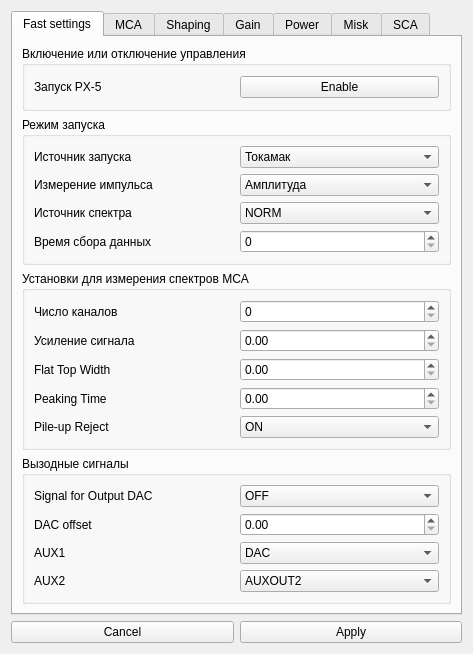
<?xml version="1.0" encoding="UTF-8"?>
<ui version="4.0">
 <class>Form</class>
 <widget class="QWidget" name="Form">
  <property name="geometry">
   <rect>
    <x>0</x>
    <y>0</y>
    <width>454</width>
    <height>590</height>
   </rect>
  </property>
  <property name="windowTitle">
   <string>Form</string>
  </property>
  <layout class="QVBoxLayout" name="verticalLayout_8">
   <item>
    <widget class="QTabWidget" name="tabWidget">
     <property name="currentIndex">
      <number>0</number>
     </property>
     <widget class="QWidget" name="tab_1">
      <attribute name="title">
       <string>Fast settings</string>
      </attribute>
      <layout class="QVBoxLayout" name="verticalLayout_6">
       <item>
        <widget class="QGroupBox" name="groupBox">
         <property name="title">
          <string>Включение или отключение управления</string>
         </property>
         <layout class="QGridLayout" name="gridLayout">
          <item row="0" column="0">
           <widget class="QLabel" name="enable_label">
            <property name="text">
             <string>Запуск PX-5</string>
            </property>
           </widget>
          </item>
          <item row="0" column="1">
           <widget class="QPushButton" name="enable_pushButton">
            <property name="text">
             <string>Enable</string>
            </property>
           </widget>
          </item>
         </layout>
        </widget>
       </item>
       <item>
        <widget class="QGroupBox" name="groupBox_12">
         <property name="title">
          <string>Режим запуска</string>
         </property>
         <layout class="QGridLayout" name="gridLayout_2">
          <item row="0" column="0">
           <widget class="QLabel" name="startsouece_label">
            <property name="text">
             <string>Источник запуска</string>
            </property>
           </widget>
          </item>
          <item row="0" column="1">
           <widget class="QComboBox" name="startsource_comboBox">
            <item>
             <property name="text">
              <string>Токамак</string>
             </property>
            </item>
            <item>
             <property name="text">
              <string>АЦП</string>
             </property>
            </item>
           </widget>
          </item>
          <item row="1" column="0">
           <widget class="QLabel" name="tomeasure_label">
            <property name="text">
             <string>Измерение импульса</string>
            </property>
           </widget>
          </item>
          <item row="1" column="1">
           <widget class="QComboBox" name="tomeasure_comboBox">
            <item>
             <property name="text">
              <string>Амплитуда</string>
             </property>
            </item>
            <item>
             <property name="text">
              <string>Интервал</string>
             </property>
            </item>
           </widget>
          </item>
          <item row="2" column="0">
           <widget class="QLabel" name="spectrsource_label">
            <property name="text">
             <string>Источник спектра</string>
            </property>
           </widget>
          </item>
          <item row="2" column="1">
           <widget class="QComboBox" name="spectrsource_comboBox">
            <item>
             <property name="text">
              <string comment="AAAAAAA" extracomment="BBBBBBBB">NORM</string>
             </property>
            </item>
            <item>
             <property name="text">
              <string>FAST</string>
             </property>
            </item>
            <item>
             <property name="text">
              <string>PUR</string>
             </property>
            </item>
            <item>
             <property name="text">
              <string>RTD</string>
             </property>
            </item>
           </widget>
          </item>
          <item row="3" column="0">
           <widget class="QLabel" name="colltime_label">
            <property name="text">
             <string>Время сбора данных</string>
            </property>
           </widget>
          </item>
          <item row="3" column="1">
           <widget class="QSpinBox" name="colltime_spinBox"/>
          </item>
         </layout>
        </widget>
       </item>
       <item>
        <widget class="QGroupBox" name="groupBox_13">
         <property name="title">
          <string>Установки для измерения спектров MCA</string>
         </property>
         <layout class="QGridLayout" name="gridLayout_3">
          <item row="0" column="0">
           <widget class="QLabel" name="numberch_label">
            <property name="text">
             <string>Число каналов</string>
            </property>
           </widget>
          </item>
          <item row="0" column="1">
           <widget class="QSpinBox" name="numberch_spinBox"/>
          </item>
          <item row="1" column="0">
           <widget class="QLabel" name="label_6">
            <property name="text">
             <string>Усиление сигнала</string>
            </property>
           </widget>
          </item>
          <item row="1" column="1">
           <widget class="QDoubleSpinBox" name="doubleSpinBox"/>
          </item>
          <item row="2" column="0">
           <widget class="QLabel" name="flattop_label">
            <property name="text">
             <string>Flat Top Width</string>
            </property>
           </widget>
          </item>
          <item row="2" column="1">
           <widget class="QDoubleSpinBox" name="flattop_doubleSpinBox"/>
          </item>
          <item row="3" column="0">
           <widget class="QLabel" name="pktime_elabel">
            <property name="text">
             <string>Peaking Time</string>
            </property>
           </widget>
          </item>
          <item row="3" column="1">
           <widget class="QDoubleSpinBox" name="pktime_doubleSpinBox"/>
          </item>
          <item row="4" column="0">
           <widget class="QLabel" name="pileup_label">
            <property name="text">
             <string>Pile-up Reject </string>
            </property>
           </widget>
          </item>
          <item row="4" column="1">
           <widget class="QComboBox" name="comboBox_36">
            <item>
             <property name="text">
              <string>ON</string>
             </property>
            </item>
            <item>
             <property name="text">
              <string>OFF</string>
             </property>
            </item>
           </widget>
          </item>
         </layout>
        </widget>
       </item>
       <item>
        <widget class="QGroupBox" name="groupBox_14">
         <property name="title">
          <string>Вызодные сигналы</string>
         </property>
         <layout class="QGridLayout" name="gridLayout_4">
          <item row="0" column="0">
           <widget class="QLabel" name="outputdac_label">
            <property name="text">
             <string>Signal for Output DAC </string>
            </property>
           </widget>
          </item>
          <item row="0" column="1">
           <widget class="QComboBox" name="outputdac_comboBox">
            <item>
             <property name="text">
              <string>OFF</string>
             </property>
            </item>
            <item>
             <property name="text">
              <string>FAST</string>
             </property>
            </item>
            <item>
             <property name="text">
              <string>SHAPED</string>
             </property>
            </item>
            <item>
             <property name="text">
              <string>INPUT</string>
             </property>
            </item>
            <item>
             <property name="text">
              <string>PEAK</string>
             </property>
            </item>
           </widget>
          </item>
          <item row="1" column="0">
           <widget class="QLabel" name="dacoffdet_label">
            <property name="text">
             <string>DAC offset</string>
            </property>
           </widget>
          </item>
          <item row="1" column="1">
           <widget class="QDoubleSpinBox" name="dacoffset_doubleSpinBox"/>
          </item>
          <item row="2" column="0">
           <widget class="QLabel" name="aux1_label">
            <property name="text">
             <string>AUX1</string>
            </property>
           </widget>
          </item>
          <item row="2" column="1">
           <widget class="QComboBox" name="aux1_comboBox">
            <item>
             <property name="text">
              <string>DAC</string>
             </property>
            </item>
            <item>
             <property name="text">
              <string>AUXOUT1</string>
             </property>
            </item>
            <item>
             <property name="text">
              <string>AUXIN1</string>
             </property>
            </item>
           </widget>
          </item>
          <item row="3" column="0">
           <widget class="QLabel" name="aux2_label">
            <property name="text">
             <string>AUX2</string>
            </property>
           </widget>
          </item>
          <item row="3" column="1">
           <widget class="QComboBox" name="aux2_comboBox">
            <item>
             <property name="text">
              <string>AUXOUT2</string>
             </property>
            </item>
            <item>
             <property name="text">
              <string>AUXIN2</string>
             </property>
            </item>
            <item>
             <property name="text">
              <string>GATEH</string>
             </property>
            </item>
            <item>
             <property name="text">
              <string>GATEL</string>
             </property>
            </item>
           </widget>
          </item>
         </layout>
        </widget>
       </item>
      </layout>
     </widget>
     <widget class="QWidget" name="tab_2">
      <attribute name="title">
       <string>MCA</string>
      </attribute>
      <layout class="QVBoxLayout" name="verticalLayout_5">
       <item>
        <widget class="QGroupBox" name="groupBox_3">
         <property name="maximumSize">
          <size>
           <width>16777215</width>
           <height>130</height>
          </size>
         </property>
         <property name="title">
          <string>Standart</string>
         </property>
         <layout class="QGridLayout" name="gridLayout_6">
          <item row="0" column="0">
           <widget class="QLabel" name="label">
            <property name="text">
             <string>MCS/MCA channels</string>
            </property>
           </widget>
          </item>
          <item row="0" column="2">
           <widget class="QComboBox" name="comboBox">
            <item>
             <property name="text">
              <string>8192</string>
             </property>
            </item>
            <item>
             <property name="text">
              <string>4096</string>
             </property>
            </item>
            <item>
             <property name="text">
              <string>2048</string>
             </property>
            </item>
            <item>
             <property name="text">
              <string>1024</string>
             </property>
            </item>
            <item>
             <property name="text">
              <string>512</string>
             </property>
            </item>
            <item>
             <property name="text">
              <string>256</string>
             </property>
            </item>
           </widget>
          </item>
          <item row="1" column="0">
           <widget class="QLabel" name="label_2">
            <property name="text">
             <string>Slow threshold</string>
            </property>
           </widget>
          </item>
          <item row="1" column="1">
           <widget class="QLabel" name="label_4">
            <property name="text">
             <string>0 to 24.9%</string>
            </property>
           </widget>
          </item>
          <item row="1" column="2">
           <widget class="QDoubleSpinBox" name="doubleSpinBox_2">
            <property name="decimals">
             <number>3</number>
            </property>
            <property name="maximum">
             <double>24.899999999999999</double>
            </property>
            <property name="singleStep">
             <double>0.001000000000000</double>
            </property>
           </widget>
          </item>
          <item row="2" column="0">
           <widget class="QLabel" name="label_3">
            <property name="text">
             <string>Preset acquision time</string>
            </property>
           </widget>
          </item>
          <item row="2" column="1">
           <widget class="QLabel" name="label_5">
            <property name="text">
             <string>TextLabel</string>
            </property>
           </widget>
          </item>
          <item row="2" column="2">
           <layout class="QGridLayout" name="gridLayout_5">
            <item row="0" column="0">
             <widget class="QComboBox" name="comboBox_2"/>
            </item>
            <item row="0" column="1">
             <widget class="QDoubleSpinBox" name="doubleSpinBox_3">
              <property name="decimals">
               <number>1</number>
              </property>
             </widget>
            </item>
           </layout>
          </item>
         </layout>
        </widget>
       </item>
       <item>
        <widget class="QGroupBox" name="groupBox_2">
         <property name="title">
          <string>Advanced</string>
         </property>
         <layout class="QGridLayout" name="gridLayout_7">
          <item row="0" column="0">
           <widget class="QLabel" name="label_7">
            <property name="text">
             <string>Preset Count</string>
            </property>
           </widget>
          </item>
          <item row="0" column="1">
           <widget class="QComboBox" name="comboBox_3">
            <item>
             <property name="text">
              <string>ON</string>
             </property>
            </item>
            <item>
             <property name="text">
              <string>OFF</string>
             </property>
            </item>
           </widget>
          </item>
          <item row="0" column="2">
           <layout class="QHBoxLayout" name="horizontalLayout_2">
            <item>
             <widget class="QLabel" name="label_8">
              <property name="text">
               <string>Low CH</string>
              </property>
             </widget>
            </item>
            <item>
             <widget class="QSpinBox" name="spinBox"/>
            </item>
            <item>
             <widget class="QLabel" name="label_9">
              <property name="text">
               <string>High CH</string>
              </property>
             </widget>
            </item>
            <item>
             <widget class="QSpinBox" name="spinBox_2"/>
            </item>
           </layout>
          </item>
          <item row="1" column="0">
           <widget class="QLabel" name="label_10">
            <property name="text">
             <string>Preset Real Time</string>
            </property>
           </widget>
          </item>
          <item row="1" column="1">
           <widget class="QComboBox" name="comboBox_4">
            <item>
             <property name="text">
              <string>ON</string>
             </property>
            </item>
            <item>
             <property name="text">
              <string>OFF</string>
             </property>
            </item>
           </widget>
          </item>
          <item row="1" column="2">
           <widget class="QSpinBox" name="spinBox_3"/>
          </item>
          <item row="2" column="0">
           <widget class="QLabel" name="label_11">
            <property name="text">
             <string>Gate Control</string>
            </property>
           </widget>
          </item>
          <item row="2" column="1">
           <widget class="QComboBox" name="comboBox_5"/>
          </item>
          <item row="3" column="0">
           <widget class="QLabel" name="label_12">
            <property name="text">
             <string>Peak Detect Mode</string>
            </property>
           </widget>
          </item>
          <item row="3" column="1">
           <widget class="QComboBox" name="comboBox_6"/>
          </item>
          <item row="4" column="0">
           <widget class="QLabel" name="label_13">
            <property name="text">
             <string>Spectrum Offset</string>
            </property>
           </widget>
          </item>
          <item row="4" column="1">
           <widget class="QComboBox" name="comboBox_7">
            <item>
             <property name="text">
              <string>ON</string>
             </property>
            </item>
            <item>
             <property name="text">
              <string>OFF</string>
             </property>
            </item>
           </widget>
          </item>
          <item row="4" column="2">
           <widget class="QSpinBox" name="spinBox_4"/>
          </item>
          <item row="5" column="0">
           <widget class="QLabel" name="label_14">
            <property name="text">
             <string>Low Level Descriminator</string>
            </property>
           </widget>
          </item>
          <item row="5" column="1">
           <widget class="QComboBox" name="comboBox_8"/>
          </item>
          <item row="6" column="0">
           <widget class="QLabel" name="label_15">
            <property name="text">
             <string>MCA Source</string>
            </property>
           </widget>
          </item>
          <item row="6" column="1">
           <widget class="QComboBox" name="comboBox_9"/>
          </item>
          <item row="7" column="0">
           <widget class="QLabel" name="label_16">
            <property name="text">
             <string>MCA timebase</string>
            </property>
           </widget>
          </item>
          <item row="7" column="1">
           <widget class="QDoubleSpinBox" name="doubleSpinBox_4"/>
          </item>
          <item row="7" column="2">
           <layout class="QHBoxLayout" name="horizontalLayout_3">
            <item>
             <widget class="QLabel" name="label_17">
              <property name="text">
               <string>Low CH</string>
              </property>
             </widget>
            </item>
            <item>
             <widget class="QSpinBox" name="spinBox_5"/>
            </item>
            <item>
             <widget class="QLabel" name="label_18">
              <property name="text">
               <string>High CH</string>
              </property>
             </widget>
            </item>
            <item>
             <widget class="QSpinBox" name="spinBox_6"/>
            </item>
           </layout>
          </item>
         </layout>
        </widget>
       </item>
      </layout>
     </widget>
     <widget class="QWidget" name="tab_3">
      <attribute name="title">
       <string>Shaping</string>
      </attribute>
      <layout class="QVBoxLayout" name="verticalLayout">
       <item>
        <widget class="QGroupBox" name="groupBox_5">
         <property name="title">
          <string>Standart</string>
         </property>
         <layout class="QGridLayout" name="gridLayout_8">
          <item row="2" column="1">
           <widget class="QDoubleSpinBox" name="doubleSpinBox_6"/>
          </item>
          <item row="0" column="1">
           <widget class="QComboBox" name="comboBox_10">
            <item>
             <property name="text">
              <string>ON</string>
             </property>
            </item>
            <item>
             <property name="text">
              <string>OFF</string>
             </property>
            </item>
           </widget>
          </item>
          <item row="1" column="1">
           <widget class="QDoubleSpinBox" name="doubleSpinBox_5"/>
          </item>
          <item row="1" column="0">
           <widget class="QLabel" name="label_20">
            <property name="text">
             <string>Peaking Time</string>
            </property>
           </widget>
          </item>
          <item row="2" column="0">
           <widget class="QLabel" name="label_21">
            <property name="text">
             <string>FlatTop Width</string>
            </property>
           </widget>
          </item>
          <item row="0" column="0">
           <widget class="QLabel" name="label_19">
            <property name="text">
             <string>Pile-Up Rejection</string>
            </property>
           </widget>
          </item>
         </layout>
        </widget>
       </item>
       <item>
        <widget class="QGroupBox" name="groupBox_4">
         <property name="title">
          <string>Advanced</string>
         </property>
         <layout class="QGridLayout" name="gridLayout_9">
          <item row="13" column="0">
           <widget class="QLabel" name="label_38">
            <property name="text">
             <string>Clock Speed</string>
            </property>
           </widget>
          </item>
          <item row="13" column="2">
           <widget class="QComboBox" name="comboBox_14">
            <item>
             <property name="text">
              <string>80</string>
             </property>
            </item>
            <item>
             <property name="text">
              <string>20</string>
             </property>
            </item>
           </widget>
          </item>
          <item row="13" column="1">
           <widget class="QLabel" name="label_39">
            <property name="text">
             <string>MHz</string>
            </property>
           </widget>
          </item>
          <item row="0" column="1">
           <widget class="QLabel" name="label_23">
            <property name="text">
             <string>0 to 511.93</string>
            </property>
           </widget>
          </item>
          <item row="7" column="0">
           <widget class="QLabel" name="label_31">
            <property name="text">
             <string>Rise Time Discrimination (RTD)</string>
            </property>
           </widget>
          </item>
          <item row="8" column="0">
           <widget class="QLabel" name="label_32">
            <property name="text">
             <string>RTD Threshold</string>
            </property>
           </widget>
          </item>
          <item row="3" column="0">
           <widget class="QLabel" name="label_25">
            <property name="text">
             <string>Baseline REstoration (BLR) Mode</string>
            </property>
           </widget>
          </item>
          <item row="9" column="0">
           <widget class="QLabel" name="label_34">
            <property name="text">
             <string>RTD Sensivity</string>
            </property>
           </widget>
          </item>
          <item row="7" column="1">
           <widget class="QComboBox" name="comboBox_13">
            <item>
             <property name="text">
              <string>ON</string>
             </property>
            </item>
            <item>
             <property name="text">
              <string>OFF</string>
             </property>
            </item>
           </widget>
          </item>
          <item row="11" column="1">
           <widget class="QLabel" name="label_37">
            <property name="text">
             <string>-99 to 99%</string>
            </property>
           </widget>
          </item>
          <item row="3" column="1">
           <widget class="QComboBox" name="comboBox_12">
            <item>
             <property name="text">
              <string>ON</string>
             </property>
            </item>
            <item>
             <property name="text">
              <string>OFF</string>
             </property>
            </item>
           </widget>
          </item>
          <item row="1" column="0">
           <widget class="QLabel" name="label_24">
            <property name="text">
             <string>Fast Peaking Time</string>
            </property>
           </widget>
          </item>
          <item row="9" column="1">
           <widget class="QLabel" name="label_35">
            <property name="text">
             <string>0 to 398%</string>
            </property>
           </widget>
          </item>
          <item row="9" column="2">
           <widget class="QDoubleSpinBox" name="doubleSpinBox_9"/>
          </item>
          <item row="0" column="2">
           <widget class="QDoubleSpinBox" name="doubleSpinBox_7"/>
          </item>
          <item row="11" column="0">
           <widget class="QLabel" name="label_36">
            <property name="text">
             <string>Non-Trapezoidal Shiping</string>
            </property>
           </widget>
          </item>
          <item row="4" column="0">
           <widget class="QLabel" name="label_27">
            <property name="text">
             <string>BLR Correction</string>
            </property>
           </widget>
          </item>
          <item row="4" column="1">
           <widget class="QLabel" name="label_28">
            <property name="text">
             <string>0 to 3</string>
            </property>
           </widget>
          </item>
          <item row="0" column="0">
           <widget class="QLabel" name="label_22">
            <property name="text">
             <string>Fast Threshold</string>
            </property>
           </widget>
          </item>
          <item row="1" column="2">
           <widget class="QComboBox" name="comboBox_11"/>
          </item>
          <item row="8" column="1">
           <widget class="QLabel" name="label_33">
            <property name="text">
             <string>0 to 49.9%</string>
            </property>
           </widget>
          </item>
          <item row="8" column="2">
           <widget class="QDoubleSpinBox" name="doubleSpinBox_8"/>
          </item>
          <item row="11" column="2">
           <widget class="QSpinBox" name="spinBox_9"/>
          </item>
          <item row="5" column="0" colspan="3">
           <widget class="Line" name="line_2">
            <property name="orientation">
             <enum>Qt::Horizontal</enum>
            </property>
           </widget>
          </item>
          <item row="2" column="0" colspan="3">
           <widget class="Line" name="line">
            <property name="orientation">
             <enum>Qt::Horizontal</enum>
            </property>
           </widget>
          </item>
          <item row="10" column="0" colspan="3">
           <widget class="Line" name="line_3">
            <property name="orientation">
             <enum>Qt::Horizontal</enum>
            </property>
           </widget>
          </item>
          <item row="4" column="2">
           <layout class="QHBoxLayout" name="horizontalLayout_4">
            <item>
             <widget class="QLabel" name="label_29">
              <property name="text">
               <string>Down</string>
              </property>
             </widget>
            </item>
            <item>
             <widget class="QSpinBox" name="spinBox_7"/>
            </item>
            <item>
             <widget class="QLabel" name="label_30">
              <property name="text">
               <string>Up</string>
              </property>
             </widget>
            </item>
            <item>
             <widget class="QSpinBox" name="spinBox_8"/>
            </item>
           </layout>
          </item>
          <item row="12" column="0" colspan="3">
           <widget class="Line" name="line_4">
            <property name="orientation">
             <enum>Qt::Horizontal</enum>
            </property>
           </widget>
          </item>
         </layout>
         <widget class="QLabel" name="label_26">
          <property name="geometry">
           <rect>
            <x>10</x>
            <y>110</y>
            <width>47</width>
            <height>13</height>
           </rect>
          </property>
          <property name="text">
           <string/>
          </property>
         </widget>
        </widget>
       </item>
      </layout>
     </widget>
     <widget class="QWidget" name="tab_6">
      <attribute name="title">
       <string>Gain</string>
      </attribute>
      <layout class="QVBoxLayout" name="verticalLayout_2">
       <item>
        <widget class="QGroupBox" name="groupBox_7">
         <property name="minimumSize">
          <size>
           <width>412</width>
           <height>189</height>
          </size>
         </property>
         <property name="title">
          <string>Standart</string>
         </property>
         <layout class="QGridLayout" name="gridLayout_10">
          <item row="0" column="0">
           <widget class="QLabel" name="label_40">
            <property name="text">
             <string>Total Gain</string>
            </property>
           </widget>
          </item>
          <item row="0" column="1">
           <widget class="QLabel" name="label_41">
            <property name="text">
             <string>0.75 to 500</string>
            </property>
           </widget>
          </item>
          <item row="0" column="2">
           <widget class="QDoubleSpinBox" name="doubleSpinBox_10"/>
          </item>
         </layout>
        </widget>
       </item>
       <item>
        <widget class="QGroupBox" name="groupBox_6">
         <property name="title">
          <string>Advanced</string>
         </property>
         <layout class="QGridLayout" name="gridLayout_11">
          <item row="0" column="0">
           <widget class="QLabel" name="label_42">
            <property name="text">
             <string>Pole-Zero</string>
            </property>
           </widget>
          </item>
          <item row="0" column="1">
           <widget class="QComboBox" name="comboBox_15"/>
          </item>
          <item row="1" column="0">
           <widget class="QLabel" name="label_43">
            <property name="text">
             <string>Input Offset</string>
            </property>
           </widget>
          </item>
          <item row="1" column="2">
           <widget class="QComboBox" name="comboBox_16"/>
          </item>
          <item row="2" column="0">
           <widget class="QLabel" name="label_44">
            <property name="text">
             <string>Analog Input</string>
            </property>
           </widget>
          </item>
          <item row="2" column="2">
           <widget class="QComboBox" name="comboBox_17"/>
          </item>
          <item row="3" column="0">
           <widget class="QLabel" name="label_45">
            <property name="text">
             <string>Reset Lockout</string>
            </property>
           </widget>
          </item>
          <item row="3" column="1">
           <widget class="QLabel" name="label_46">
            <property name="text">
             <string>1 to 3226 uS</string>
            </property>
           </widget>
          </item>
          <item row="3" column="2">
           <widget class="QDoubleSpinBox" name="doubleSpinBox_11"/>
          </item>
         </layout>
        </widget>
       </item>
      </layout>
     </widget>
     <widget class="QWidget" name="tab_5">
      <attribute name="title">
       <string>Power</string>
      </attribute>
      <layout class="QVBoxLayout" name="verticalLayout_3">
       <item>
        <widget class="QGroupBox" name="groupBox_9">
         <property name="title">
          <string>Standart</string>
         </property>
         <layout class="QGridLayout" name="gridLayout_12">
          <item row="0" column="0">
           <widget class="QLabel" name="label_47">
            <property name="text">
             <string>Cooler Temperature</string>
            </property>
           </widget>
          </item>
          <item row="0" column="1">
           <widget class="QLabel" name="label_48">
            <property name="text">
             <string>0 to 299K</string>
            </property>
           </widget>
          </item>
          <item row="0" column="2">
           <widget class="QSpinBox" name="spinBox_10"/>
          </item>
          <item row="1" column="0">
           <widget class="QLabel" name="label_49">
            <property name="text">
             <string>High Voltage Bias</string>
            </property>
           </widget>
          </item>
          <item row="1" column="1">
           <widget class="QLabel" name="label_50">
            <property name="text">
             <string>-1500 to 1500</string>
            </property>
           </widget>
          </item>
          <item row="1" column="2">
           <layout class="QHBoxLayout" name="horizontalLayout_5">
            <item>
             <widget class="QComboBox" name="comboBox_18">
              <item>
               <property name="text">
                <string>-</string>
               </property>
              </item>
              <item>
               <property name="text">
                <string>+</string>
               </property>
              </item>
             </widget>
            </item>
            <item>
             <widget class="QSpinBox" name="spinBox_11"/>
            </item>
           </layout>
          </item>
         </layout>
        </widget>
       </item>
       <item>
        <widget class="QGroupBox" name="groupBox_8">
         <property name="title">
          <string>Advanced</string>
         </property>
         <layout class="QGridLayout" name="gridLayout_13">
          <item row="0" column="0">
           <widget class="QLabel" name="label_51">
            <property name="text">
             <string>Preamp Voltage</string>
            </property>
           </widget>
          </item>
          <item row="0" column="1">
           <widget class="QLabel" name="label_52">
            <property name="text">
             <string>V</string>
            </property>
           </widget>
          </item>
          <item row="0" column="2">
           <widget class="QDoubleSpinBox" name="doubleSpinBox_12"/>
          </item>
         </layout>
        </widget>
       </item>
      </layout>
     </widget>
     <widget class="QWidget" name="tab_4">
      <attribute name="title">
       <string>Misk</string>
      </attribute>
      <layout class="QVBoxLayout" name="verticalLayout_4">
       <item>
        <widget class="QGroupBox" name="groupBox_10">
         <property name="title">
          <string>Advanced</string>
         </property>
         <layout class="QGridLayout" name="gridLayout_14">
          <item row="2" column="0" colspan="3">
           <widget class="Line" name="line_5">
            <property name="orientation">
             <enum>Qt::Horizontal</enum>
            </property>
           </widget>
          </item>
          <item row="10" column="0" colspan="3">
           <widget class="Line" name="line_7">
            <property name="orientation">
             <enum>Qt::Horizontal</enum>
            </property>
           </widget>
          </item>
          <item row="19" column="2">
           <widget class="QSpinBox" name="spinBox_14"/>
          </item>
          <item row="18" column="2">
           <widget class="QSpinBox" name="spinBox_13"/>
          </item>
          <item row="19" column="0">
           <widget class="QLabel" name="label_69">
            <property name="text">
             <string>Gain</string>
            </property>
           </widget>
          </item>
          <item row="18" column="0">
           <widget class="QLabel" name="label_68">
            <property name="text">
             <string>Trigger Position</string>
            </property>
           </widget>
          </item>
          <item row="0" column="0">
           <widget class="QLabel" name="label_53">
            <property name="text">
             <string>DAC Analog Out</string>
            </property>
           </widget>
          </item>
          <item row="0" column="2">
           <widget class="QComboBox" name="comboBox_19"/>
          </item>
          <item row="1" column="0">
           <widget class="QLabel" name="label_54">
            <property name="text">
             <string>Output Offset</string>
            </property>
           </widget>
          </item>
          <item row="1" column="1">
           <widget class="QLabel" name="label_55">
            <property name="text">
             <string>-500 to 499 mV</string>
            </property>
           </widget>
          </item>
          <item row="1" column="2">
           <widget class="QSpinBox" name="spinBox_12"/>
          </item>
          <item row="3" column="0">
           <widget class="QLabel" name="label_56">
            <property name="text">
             <string>AUX1</string>
            </property>
           </widget>
          </item>
          <item row="4" column="0">
           <widget class="QLabel" name="label_57">
            <property name="text">
             <string>Test Pulser</string>
            </property>
           </widget>
          </item>
          <item row="6" column="2">
           <widget class="QComboBox" name="comboBox_23"/>
          </item>
          <item row="7" column="0">
           <widget class="QLabel" name="label_60">
            <property name="text">
             <string>Connector2</string>
            </property>
           </widget>
          </item>
          <item row="5" column="2">
           <widget class="QComboBox" name="comboBox_22"/>
          </item>
          <item row="7" column="2">
           <widget class="QComboBox" name="comboBox_24"/>
          </item>
          <item row="9" column="0">
           <widget class="QLabel" name="label_61">
            <property name="text">
             <string>PX5 Speaker</string>
            </property>
           </widget>
          </item>
          <item row="9" column="1">
           <widget class="QComboBox" name="comboBox_25">
            <item>
             <property name="text">
              <string>ON</string>
             </property>
            </item>
            <item>
             <property name="text">
              <string>OFF</string>
             </property>
            </item>
           </widget>
          </item>
          <item row="11" column="0">
           <widget class="QLabel" name="label_62">
            <property name="text">
             <string>Genral Purpose Counter (GPC) Edge</string>
            </property>
           </widget>
          </item>
          <item row="3" column="2">
           <widget class="QComboBox" name="comboBox_20"/>
          </item>
          <item row="4" column="1">
           <widget class="QComboBox" name="comboBox_21"/>
          </item>
          <item row="5" column="0">
           <widget class="QLabel" name="label_58">
            <property name="text">
             <string>Aux2</string>
            </property>
           </widget>
          </item>
          <item row="6" column="0">
           <widget class="QLabel" name="label_59">
            <property name="text">
             <string>Connector1</string>
            </property>
           </widget>
          </item>
          <item row="12" column="0">
           <widget class="QLabel" name="label_63">
            <property name="text">
             <string>GPC Uses MCA_EN?</string>
            </property>
           </widget>
          </item>
          <item row="14" column="1">
           <widget class="QComboBox" name="comboBox_29"/>
          </item>
          <item row="17" column="0">
           <widget class="QLabel" name="label_67">
            <property name="text">
             <string>Scope Trigger Edge</string>
            </property>
           </widget>
          </item>
          <item row="17" column="2">
           <widget class="QComboBox" name="comboBox_31"/>
          </item>
          <item row="12" column="2">
           <widget class="QComboBox" name="comboBox_27"/>
          </item>
          <item row="15" column="0">
           <widget class="QLabel" name="label_66">
            <property name="text">
             <string>Counter Input</string>
            </property>
           </widget>
          </item>
          <item row="11" column="2">
           <widget class="QComboBox" name="comboBox_26"/>
          </item>
          <item row="13" column="0">
           <widget class="QLabel" name="label_64">
            <property name="text">
             <string>GPC Uses Gate?</string>
            </property>
           </widget>
          </item>
          <item row="14" column="0">
           <widget class="QLabel" name="label_65">
            <property name="text">
             <string>Clear GPC with MCA Counters</string>
            </property>
           </widget>
          </item>
          <item row="15" column="2">
           <widget class="QComboBox" name="comboBox_30"/>
          </item>
          <item row="13" column="1">
           <widget class="QComboBox" name="comboBox_28"/>
          </item>
          <item row="8" column="0" colspan="3">
           <widget class="Line" name="line_6">
            <property name="orientation">
             <enum>Qt::Horizontal</enum>
            </property>
           </widget>
          </item>
          <item row="16" column="0" colspan="3">
           <widget class="Line" name="line_8">
            <property name="orientation">
             <enum>Qt::Horizontal</enum>
            </property>
           </widget>
          </item>
         </layout>
        </widget>
       </item>
      </layout>
     </widget>
     <widget class="QWidget" name="tab">
      <attribute name="title">
       <string>SCA</string>
      </attribute>
      <layout class="QVBoxLayout" name="verticalLayout_7">
       <item>
        <widget class="QGroupBox" name="groupBox_11">
         <property name="title">
          <string>Single-Channel Analyzer (SCA)</string>
         </property>
         <layout class="QGridLayout" name="gridLayout_15">
          <item row="0" column="0">
           <widget class="QLabel" name="label_70">
            <property name="text">
             <string>Enable SCA</string>
            </property>
           </widget>
          </item>
          <item row="0" column="1">
           <widget class="QComboBox" name="comboBox_32"/>
          </item>
          <item row="1" column="0">
           <widget class="QLabel" name="label_71">
            <property name="text">
             <string>SCA Index</string>
            </property>
           </widget>
          </item>
          <item row="1" column="2">
           <widget class="QComboBox" name="comboBox_33"/>
          </item>
          <item row="2" column="0">
           <widget class="QLabel" name="label_72">
            <property name="text">
             <string>Low Threshold</string>
            </property>
           </widget>
          </item>
          <item row="2" column="2">
           <widget class="QSpinBox" name="spinBox_15"/>
          </item>
          <item row="3" column="0">
           <widget class="QLabel" name="label_73">
            <property name="text">
             <string>Hogh Threshold</string>
            </property>
           </widget>
          </item>
          <item row="3" column="2">
           <widget class="QSpinBox" name="spinBox_16"/>
          </item>
          <item row="4" column="0">
           <widget class="QLabel" name="label_74">
            <property name="text">
             <string>Output Level</string>
            </property>
           </widget>
          </item>
          <item row="4" column="2">
           <widget class="QComboBox" name="comboBox_34"/>
          </item>
          <item row="5" column="0">
           <widget class="QLabel" name="label_75">
            <property name="text">
             <string>Pulse Width</string>
            </property>
           </widget>
          </item>
          <item row="5" column="2">
           <widget class="QComboBox" name="comboBox_35"/>
          </item>
         </layout>
        </widget>
       </item>
      </layout>
     </widget>
    </widget>
   </item>
   <item>
    <layout class="QHBoxLayout" name="horizontalLayout">
     <item>
      <widget class="QPushButton" name="pushButton_2">
       <property name="text">
        <string>Cancel</string>
       </property>
      </widget>
     </item>
     <item>
      <widget class="QPushButton" name="pushButton">
       <property name="text">
        <string>Apply</string>
       </property>
      </widget>
     </item>
    </layout>
   </item>
  </layout>
 </widget>
 <resources/>
 <connections/>
</ui>
